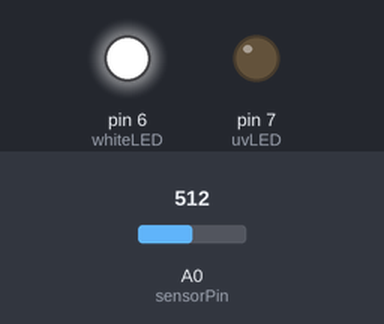
The sketch below on a simulated Arduino Uno, built with avr-gcc and run on an emulated ATmega328P. Parts: output pins drawn as LEDs (lit = HIGH). The inputs (shaded band) are chosen by the test bench; at power-on: A0 (sensorPin) = 512. What the sketch prints to the serial monitor is not drawn. At 3.3 s the program stops and its outputs stay as they are.

Above: at 0.1 s.
At 1.9 s:
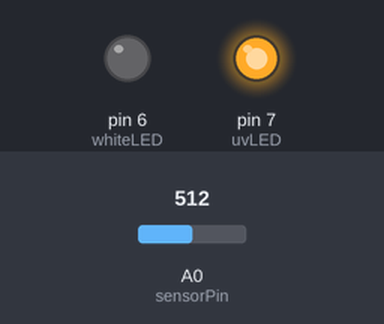
At 3.4 s:
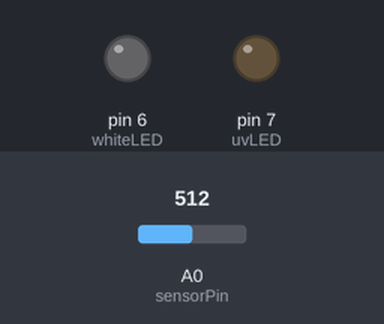
Timing chart, 0 to 4.8 s (numbered marks = the images above):
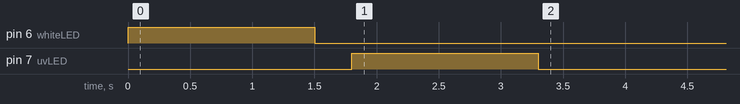

Measured:
- by itself, pin 6 (whiteLED): LOW → HIGH at 0.00 s, → LOW 1.5 s later
- by itself, pin 7 (uvLED): LOW → HIGH at 1.8 s, → LOW 1.5 s later

The sketch:

RefrenceCollector.ino
```cpp
const int whiteLED = 6;
const int uvLED = 7;
const int sensorPin = A0;

void setup() {
  Serial.begin(9600);
  pinMode(whiteLED, OUTPUT);
  pinMode(uvLED, OUTPUT);
  Serial.println("📡 Sending Sample Reading...");
}

int readAverageSensor(int ledPin) {
  int sum = 0;
  digitalWrite(ledPin, HIGH);
  delay(500);  // LED warm-up
  for (int i = 0; i < 5; i++) {
    sum += analogRead(sensorPin);
    delay(200);  // Time between reads
  }
  digitalWrite(ledPin, LOW);
  return sum / 5;
}

void loop() {
  int whiteReading = readAverageSensor(whiteLED);
  delay(300);
  int uvReading = readAverageSensor(uvLED);

  Serial.print(whiteReading);
  Serial.print(",");
  Serial.println(uvReading);

  // Prevent sending more readings automatically
  while (true);
}
```
